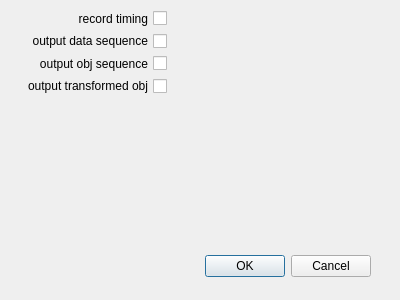
<?xml version="1.0" encoding="UTF-8"?>
<ui version="4.0">
 <class>Dialog</class>
 <widget class="QDialog" name="Dialog">
  <property name="geometry">
   <rect>
    <x>0</x>
    <y>0</y>
    <width>400</width>
    <height>300</height>
   </rect>
  </property>
  <property name="windowTitle">
   <string>Dialog</string>
  </property>
  <widget class="QWidget" name="layoutWidget">
   <property name="geometry">
    <rect>
     <x>20</x>
     <y>250</y>
     <width>351</width>
     <height>33</height>
    </rect>
   </property>
   <layout class="QHBoxLayout">
    <property name="spacing">
     <number>6</number>
    </property>
    <property name="leftMargin">
     <number>0</number>
    </property>
    <property name="topMargin">
     <number>0</number>
    </property>
    <property name="rightMargin">
     <number>0</number>
    </property>
    <property name="bottomMargin">
     <number>0</number>
    </property>
    <item>
     <spacer>
      <property name="orientation">
       <enum>Qt::Horizontal</enum>
      </property>
      <property name="sizeHint" stdset="0">
       <size>
        <width>131</width>
        <height>31</height>
       </size>
      </property>
     </spacer>
    </item>
    <item>
     <widget class="QPushButton" name="okButton">
      <property name="text">
       <string>OK</string>
      </property>
     </widget>
    </item>
    <item>
     <widget class="QPushButton" name="cancelButton">
      <property name="text">
       <string>Cancel</string>
      </property>
     </widget>
    </item>
   </layout>
  </widget>
  <widget class="QWidget" name="">
   <property name="geometry">
    <rect>
     <x>10</x>
     <y>10</y>
     <width>157</width>
     <height>84</height>
    </rect>
   </property>
   <layout class="QGridLayout" name="gridLayout">
    <item row="0" column="0">
     <widget class="QCheckBox" name="record_timing_checkBox">
      <property name="layoutDirection">
       <enum>Qt::RightToLeft</enum>
      </property>
      <property name="text">
       <string>record timing</string>
      </property>
     </widget>
    </item>
    <item row="1" column="0">
     <widget class="QCheckBox" name="output_sequence_checkBox">
      <property name="layoutDirection">
       <enum>Qt::RightToLeft</enum>
      </property>
      <property name="text">
       <string>output data sequence</string>
      </property>
     </widget>
    </item>
    <item row="2" column="0">
     <widget class="QCheckBox" name="output_sequence_checkBox_2">
      <property name="layoutDirection">
       <enum>Qt::RightToLeft</enum>
      </property>
      <property name="text">
       <string>output obj sequence</string>
      </property>
     </widget>
    </item>
    <item row="3" column="0">
     <widget class="QCheckBox" name="output_sequence_checkBox_3">
      <property name="layoutDirection">
       <enum>Qt::RightToLeft</enum>
      </property>
      <property name="text">
       <string>output transformed obj</string>
      </property>
     </widget>
    </item>
   </layout>
  </widget>
 </widget>
 <resources/>
 <connections>
  <connection>
   <sender>okButton</sender>
   <signal>clicked()</signal>
   <receiver>Dialog</receiver>
   <slot>accept()</slot>
   <hints>
    <hint type="sourcelabel">
     <x>278</x>
     <y>253</y>
    </hint>
    <hint type="destinationlabel">
     <x>96</x>
     <y>254</y>
    </hint>
   </hints>
  </connection>
  <connection>
   <sender>cancelButton</sender>
   <signal>clicked()</signal>
   <receiver>Dialog</receiver>
   <slot>reject()</slot>
   <hints>
    <hint type="sourcelabel">
     <x>369</x>
     <y>253</y>
    </hint>
    <hint type="destinationlabel">
     <x>179</x>
     <y>282</y>
    </hint>
   </hints>
  </connection>
 </connections>
</ui>
